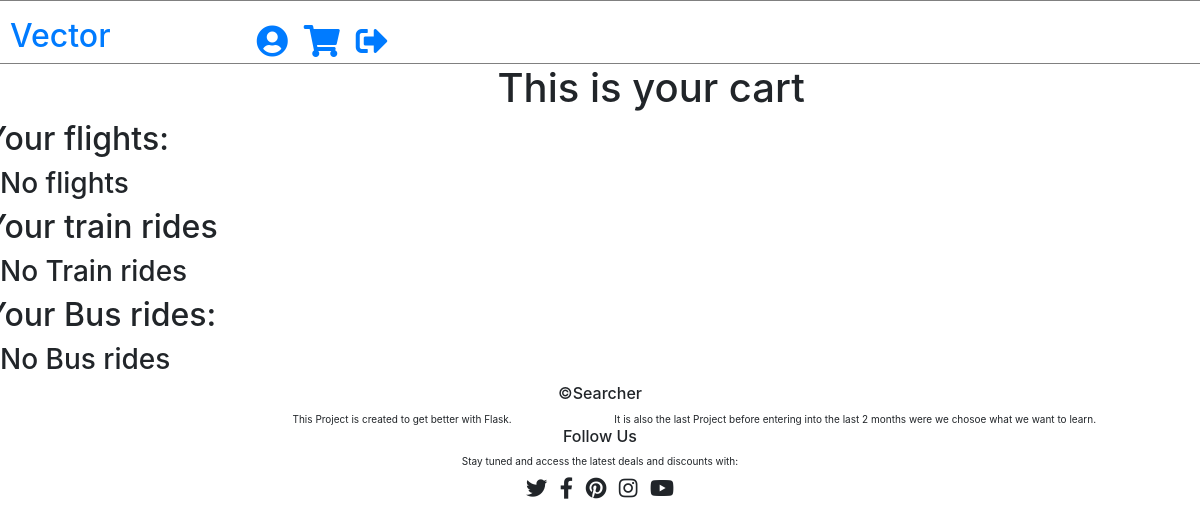
/cart (signed in), run on an earlier commit of the app's database.
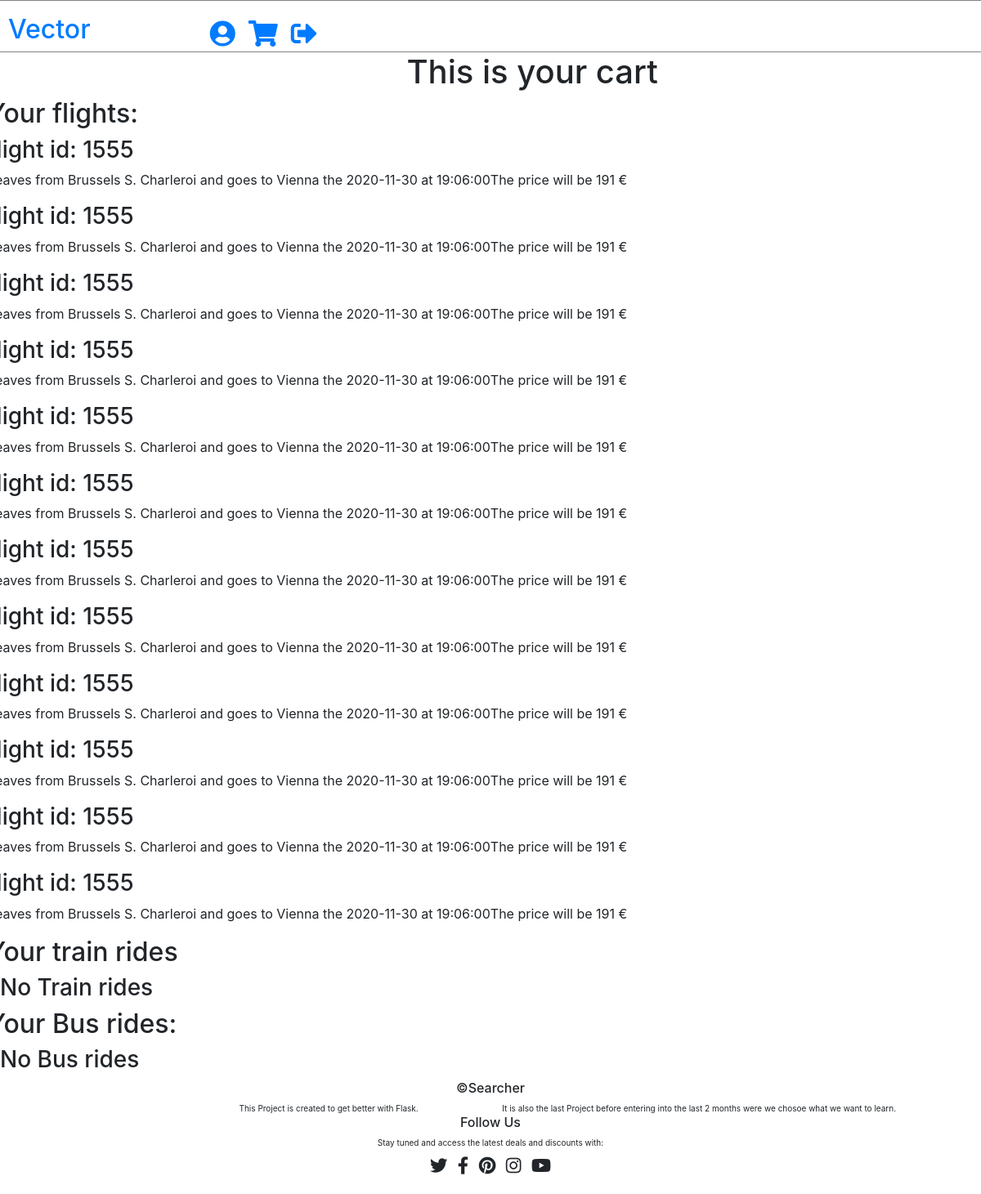
And on a later commit of the database.
### app.py (models this page shows, shortened)
class flights(db.Model):
    _id = db.Column('id', db.Integer, primary_key = True)
    user_id = db.Column('user_id', db.Integer)
    carrier_id = db.Column('carrier_id', db.Integer)
    price = db.Column('price', db.Integer)
    symbol = db.Column('symbol', db.String(1))
    departure_airport = db.Column('departure_airport', db.String(100))
    destination_airport = db.Column('destination_airport', db.String(100))
    date = db.Column('date', db.String(50))
    time = db.Column('time', db.String(50))

### app.py (the view)
@app.route('/cart')
def cart():
    return render_template('cart.html', flights = flights.query.filter_by(user_id = session['id']).all())

### templates/cart.html (shortened to what this page needs)
{% extends 'base.html' %}
{% block content %}
<div class="row">
    <div class="col-xs-2 offset-5">
        <h1>This is your cart</h1>
    </div>
</div>
<div class="row">
    <h2>Your flights:</h2>
</div>
{% if flights %}
    {% for flight in flights %}
    <div class="row">
        <h3>flight id: {{ flight.carrier_id }}</h3>
    </div>
    <div class="row">
        <p>Leaves from {{ flight.departure_airport }} and goes to {{ flight.destination_airport }} the {{ flight.date }} at {{ flight.time }}</p>
        <p>The price will be {{ flight.price }} {{ flight.symbol }} </p>
    </div>
    {% endfor %}
{% else %}
    <h3>No flights</h3>
{% endif %}
<div class="row">
    <h2>Your train rides</h2>
</div>
{% if trains %}
    {% for train in trains %}
    <div class="row">
        <h3>Trains</h3>
    </div>
    {% endfor %}
{% else %}
    <h3>No Train rides</h3>
{% endif %}
<div class="row">
    <h2>Your Bus rides:</h2>
</div>
{% if buses %}
    {% for bus in buses %}
    <div class="row">
        <h3>Bus</h3>
    </div>
    {% endfor %}
{% else %}
    <h3>No Bus rides</h3>
{% endif %}
{% endblock %}

### templates/base.html (shortened to what this page needs)
<!DOCTYPE html>
<html lang="en">
<head>
    <link rel="stylesheet" href="https://pro.fontawesome.com/releases/v5.10.0/css/all.css"/>
    <link rel="stylesheet" href="https://maxcdn.bootstrapcdn.com/bootstrap/4.5.2/css/bootstrap.min.css">
    <link rel="stylesheet" type='text/css' href="{{ url_for('static', filename='style/style.css')}}">
</head>
<body>
        <div class="row" id="navbar_row" style="border: 1px solid gray;">
            <div class="col-xs-3 pl-4 pt-3 mr-4">
                <a href="/" style="text-decoration: None;">
                    <h2 class="animated_color">Vector</h2>
                </a>
            </div>
            <div class="col-xs-1 mt-4 pl-4 mr-n1 pt-1">
            </div>
            <div class="col-xs-1 offset-1 mt-4 pr-2">
                <a href="/change_profile">
                    <i class="fas fa-user-circle fa-2x"></i>
                </a>
            </div>
            <div class="col-xs-1 mt-4 px-2">
                <a href="/cart">
                    <i class="fas fa-shopping-cart fa-2x"></i>
                </a>
            </div>
            <div class="col-xs-1 mt-4 pl-2">
                <a href="/logout">
                    <i class="fas fa-sign-out-alt fa-2x"></i>
                </a>
            </div>
        </div>
{% block content %}{% endblock %}
  <div class="row justify-content-center">
    <div class="col-xs-4">
        <h6>&copy;Searcher</h6>
    </div>
</div>
<div class="row">
    <div class="col-xs-6 offset-3">
        <p style="font-size: x-small;">This Project is created to get better with Flask.</p>
    </div>
    <div class="col-xs-11 offset-1">
        <p style="font-size: x-small;">It is also the last Project before entering into the last 2 months were we chosoe what we want to learn.</p>
    </div>
</div>
<div class="row justify-content-center mt-n3">
    <div class="col-xs-4">
        <h6>Follow Us</h6>
    </div>
</div>
<div class="row justify-content-center">
    <div class="col-xs-6">
        <p style="font-size: x-small;">Stay tuned and access the latest deals and discounts with:</p>
    </div>
</div>
<div class="row justify-content-center mb-4">
    <div class="col-xs-6 mt-n2">
        <i class="fab fa-twitter fa-lg px-1"></i>
        <i class="fab fa-facebook-f fa-lg px-1"></i>
        <i class="fab fa-pinterest fa-lg px-1"></i>
        <i class="fab fa-instagram fa-lg px-1"></i>
        <i class="fab fa-youtube fa-lg px-1"></i>
    </div>
</div>
</body>
</html>

### static/style/style.css (style rules this page uses)
.animated_color { color: linear-gradient(267deg, #0b84b8, #0bb890, #74c031, #bfc031, #cd1d17, #cd1769, #a817cd, #5817cd, #13059e); -webkit-animation: AnimationName 30s ease infinite; animation: AnimationName 30s ease infinite; }

What changed in the data, as far as the page shows it:
added flights: carrier_id "1555", departure_airport "Brussels S. Charleroi", destination_airport "Vienna", date "2020-11-30", time "19:06:00", price "191", symbol "€"
added flights: carrier_id "1555", departure_airport "Brussels S. Charleroi", destination_airport "Vienna", date "2020-11-30", time "19:06:00", price "191", symbol "€"
added flights: carrier_id "1555", departure_airport "Brussels S. Charleroi", destination_airport "Vienna", date "2020-11-30", time "19:06:00", price "191", symbol "€"
added flights: carrier_id "1555", departure_airport "Brussels S. Charleroi", destination_airport "Vienna", date "2020-11-30", time "19:06:00", price "191", symbol "€"
added flights: carrier_id "1555", departure_airport "Brussels S. Charleroi", destination_airport "Vienna", date "2020-11-30", time "19:06:00", price "191", symbol "€"
added flights: carrier_id "1555", departure_airport "Brussels S. Charleroi", destination_airport "Vienna", date "2020-11-30", time "19:06:00", price "191", symbol "€"
added flights: carrier_id "1555", departure_airport "Brussels S. Charleroi", destination_airport "Vienna", date "2020-11-30", time "19:06:00", price "191", symbol "€"
added flights: carrier_id "1555", departure_airport "Brussels S. Charleroi", destination_airport "Vienna", date "2020-11-30", time "19:06:00", price "191", symbol "€"
added flights: carrier_id "1555", departure_airport "Brussels S. Charleroi", destination_airport "Vienna", date "2020-11-30", time "19:06:00", price "191", symbol "€"
added flights: carrier_id "1555", departure_airport "Brussels S. Charleroi", destination_airport "Vienna", date "2020-11-30", time "19:06:00", price "191", symbol "€"
added flights: carrier_id "1555", departure_airport "Brussels S. Charleroi", destination_airport "Vienna", date "2020-11-30", time "19:06:00", price "191", symbol "€"
added flights: carrier_id "1555", departure_airport "Brussels S. Charleroi", destination_airport "Vienna", date "2020-11-30", time "19:06:00", price "191", symbol "€"
Also different on the page:
text no longer shown: "No flights"
